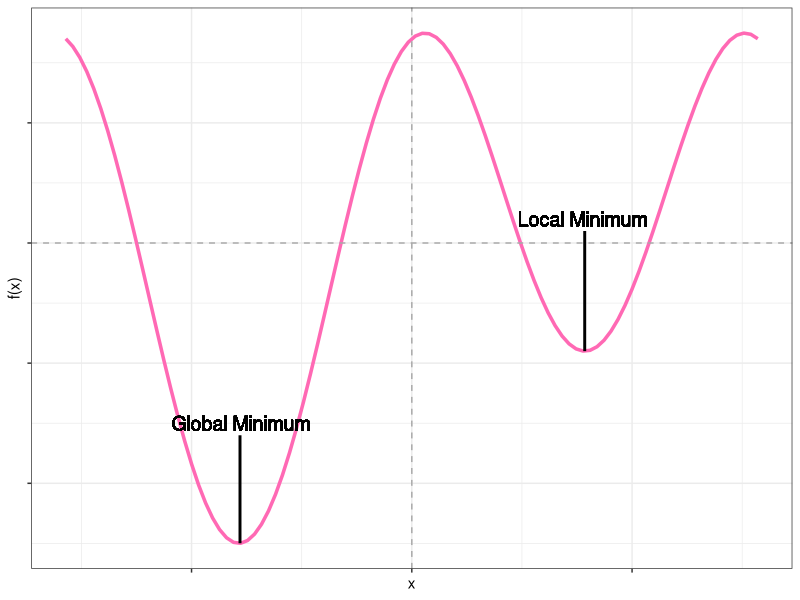

Reproduce this figure in R.

library(ggplot2)

# convex function
x = seq(-1,1, length = 100)
y = x^2

# nonconvex function
x = seq(-1*pi, 1*pi, length = 100)
y = sin(x) * 8 + cos(x*2) * 17

ggplot(data.frame(x, y), aes(x, y)) +
  #ylim(-0.1, 1) +
  theme_bw() +
  theme(axis.text.x = element_text(size = 14),
        axis.text.y = element_text(size = 14),
        panel.background = element_blank()) +
  xlab("x") +
  ylab("f(x)") +
  geom_line(size = 1.2, color = "hotpink") +  # Change line thickness and color
  theme(axis.text.x = element_blank(),  # Remove x-axis label
        axis.text.y = element_blank()) +
  geom_text(label = "Global Minimum", size = 5, x = -1.55, y = -15) +
  geom_text(label = "Local Minimum", size = 5, x = 1.55, y = 2) +
  geom_vline(xintercept = 0, linetype = "dashed", color = "darkgrey") +
  geom_hline(yintercept = 0, linetype = "dashed", color = "darkgrey") +
  annotate("segment", y = min(y), yend = -16, x = -1.56 , xend = -1.56, size = 1) +
  annotate("segment", y = -9, yend = 1, x = 1.57 , xend = 1.57, size = 1)
  





